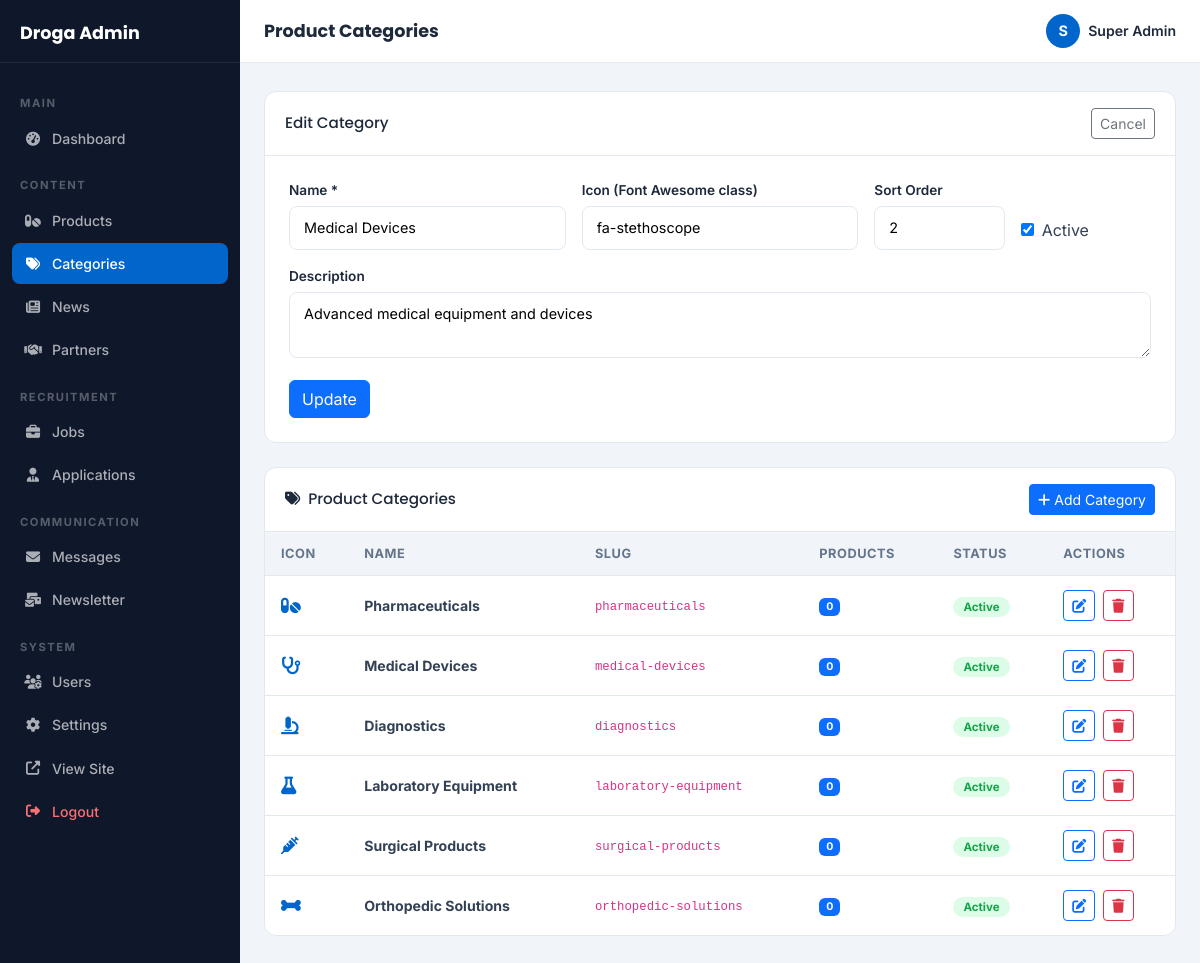
Screenshot of /admin/categories.php?action=edit&id=2 (signed in) with the database file from the repository.
### tables this page shows
CREATE TABLE IF NOT EXISTS product_categories (
    id INT AUTO_INCREMENT PRIMARY KEY,
    name VARCHAR(100) NOT NULL,
    slug VARCHAR(120) UNIQUE NOT NULL,
    description TEXT,
    icon VARCHAR(100),
    image VARCHAR(255),
    sort_order INT DEFAULT 0,
    is_active TINYINT(1) DEFAULT 1,
    created_at TIMESTAMP DEFAULT CURRENT_TIMESTAMP
);

### admin/categories.php (the view, shortened to what this page needs)
<?php
$db = getDB();
$action = $_GET['action'] ?? '';
$id     = (int)($_GET['id'] ?? 0);
$edit = null;
if ($action === 'edit' && $id) {
    $r = $db->query("SELECT * FROM product_categories WHERE id=$id");
    $edit = $r ? $r->fetch_assoc() : null;
}
$cats = $db->query("SELECT c.*,(SELECT COUNT(*) FROM products WHERE category_id=c.id) as prod_count FROM product_categories c ORDER BY c.sort_order,c.name")->fetch_all(MYSQLI_ASSOC);
require_once 'includes/admin_header.php';
?>
<?php if ($edit || $action==='add'): ?>
<div class="admin-card mb-4">
  <div class="admin-card-header">
    <h5><?= $edit ? 'Edit Category' : 'Add Category' ?></h5>
    <a href="categories.php" class="btn btn-sm btn-outline-secondary">Cancel</a>
  </div>
  <div class="admin-card-body p-4">
    <form method="POST">
      <div class="row g-3">
        <div class="col-md-4"><label class="form-label-admin">Name *</label><input type="text" name="name" class="form-control-admin" value="<?= htmlspecialchars($edit['name']??'') ?>" required></div>
        <div class="col-md-4"><label class="form-label-admin">Icon (Font Awesome class)</label><input type="text" name="icon" class="form-control-admin" value="<?= htmlspecialchars($edit['icon']??'') ?>" placeholder="fa-pills"></div>
        <div class="col-md-2"><label class="form-label-admin">Sort Order</label><input type="number" name="sort_order" class="form-control-admin" value="<?= $edit['sort_order']??0 ?>"></div>
        <div class="col-md-2 d-flex align-items-end pb-2"><label class="d-flex align-items-center gap-2"><input type="checkbox" name="is_active" <?= ($edit['is_active']??1)?'checked':'' ?>> Active</label></div>
        <div class="col-12"><label class="form-label-admin">Description</label><textarea name="description" class="form-control-admin" rows="2"><?= htmlspecialchars($edit['description']??'') ?></textarea></div>
        <div class="col-12"><button type="submit" class="btn btn-primary"><?= $edit?'Update':'Add Category' ?></button></div>
      </div>
    </form>
  </div>
</div>
<?php endif; ?>
<div class="admin-card">
  <div class="admin-card-header">
    <h5><i class="fas fa-tags me-2"></i>Product Categories</h5>
    <a href="categories.php?action=add" class="btn btn-sm btn-primary"><i class="fas fa-plus me-1"></i>Add Category</a>
  </div>
  <div class="table-responsive">
    <table class="admin-table">
      <thead><tr><th>Icon</th><th>Name</th><th>Slug</th><th>Products</th><th>Status</th><th>Actions</th></tr></thead>
      <tbody>
        <?php foreach($cats as $c): ?>
        <tr>
          <td><i class="fas <?= htmlspecialchars($c['icon']??'fa-tag') ?> fa-lg" style="color:#0066CC"></i></td>
          <td><strong><?= htmlspecialchars($c['name']) ?></strong></td>
          <td><code><?= htmlspecialchars($c['slug']) ?></code></td>
          <td><span class="badge bg-primary"><?= $c['prod_count'] ?></span></td>
          <td><span class="status-badge <?= $c['is_active']?'status-new':'status-rejected' ?>"><?= $c['is_active']?'Active':'Inactive' ?></span></td>
          <td>
            <a href="categories.php?action=edit&id=<?= $c['id'] ?>" class="btn btn-sm btn-outline-primary me-1"><i class="fas fa-edit"></i></a>
            <button onclick="confirmDelete('categories.php?action=delete&id=<?= $c['id'] ?>','Delete category? Products will be uncategorized.')" class="btn btn-sm btn-outline-danger"><i class="fas fa-trash"></i></button>
          </td>
        </tr>
        <?php endforeach; ?>
      </tbody>
    </table>
  </div>
</div>
<?php require_once 'includes/admin_footer.php'; ?>

### assets/css/admin.css (style rules this page uses)
:root { --primary: #0066CC; --primary-dark: #0052a3; --bg: #F1F5F9; --white: #fff; --dark: #1E293B; --text: #334155; --muted: #64748B; --border: #E2E8F0; --sidebar-w: 240px; --font-body: 'Inter', sans-serif; --font-heading: 'Poppins', sans-serif; }
*, *::before, *::after { box-sizing: border-box; margin: 0; padding: 0; }
body.admin-body { font-family: var(--font-body); background: var(--bg); color: var(--text); display: flex; min-height: 100vh; }
.admin-card { background: var(--white); border-radius: 12px; border: 1px solid var(--border); overflow: hidden; }
.admin-card-header { padding: 16px 20px; border-bottom: 1px solid var(--border); display: flex; align-items: center; justify-content: space-between; }
.admin-card-header h5 { font-family: var(--font-heading); font-size: 0.95rem; color: var(--dark); margin: 0; }
.admin-card-body { padding: 8px 0; }
.status-badge { padding: 3px 10px; border-radius: 50px; font-size: 0.72rem; font-weight: 700; }
.status-new { background: #DCFCE7; color: #16A34A; }
.form-control-admin { width: 100%; padding: 10px 14px; border: 1.5px solid var(--border); border-radius: 8px; font-size: 0.9rem; font-family: var(--font-body); transition: all 0.2s; outline: none; }
.form-label-admin { font-size: 0.85rem; font-weight: 600; color: var(--dark); margin-bottom: 6px; display: block; }
.admin-table { width: 100%; border-collapse: collapse; }
.admin-table th { background: var(--bg); padding: 12px 16px; font-size: 0.8rem; font-weight: 700; color: var(--muted); text-transform: uppercase; letter-spacing: 0.5px; text-align: left; border-bottom: 1px solid var(--border); }
.admin-table td { padding: 14px 16px; font-size: 0.88rem; border-bottom: 1px solid var(--border); vertical-align: middle; }
.admin-table tr:last-child td { border-bottom: none; }

### rows the page displays
product_categories: name "Medical Devices", icon "fa-stethoscope", sort_order "2", is_active "☑", description "Advanced medical equipment and devices", slug "medical-devices", prod_count "0", shows "Active"
product_categories: name "Pharmaceuticals", slug "pharmaceuticals", prod_count "0", is_active "Active"
product_categories: name "Diagnostics", slug "diagnostics", prod_count "0", is_active "Active"
product_categories: name "Laboratory Equipment", slug "laboratory-equipment", prod_count "0", is_active "Active"
product_categories: name "Surgical Products", slug "surgical-products", prod_count "0", is_active "Active"
product_categories: name "Orthopedic Solutions", slug "orthopedic-solutions", prod_count "0", is_active "Active"

### other values shown
$pageTitle "Product Categories"
substr($_SESSION['admin_name']??'A',0,1) "S"
$_SESSION['admin_name'] "Super Admin"
